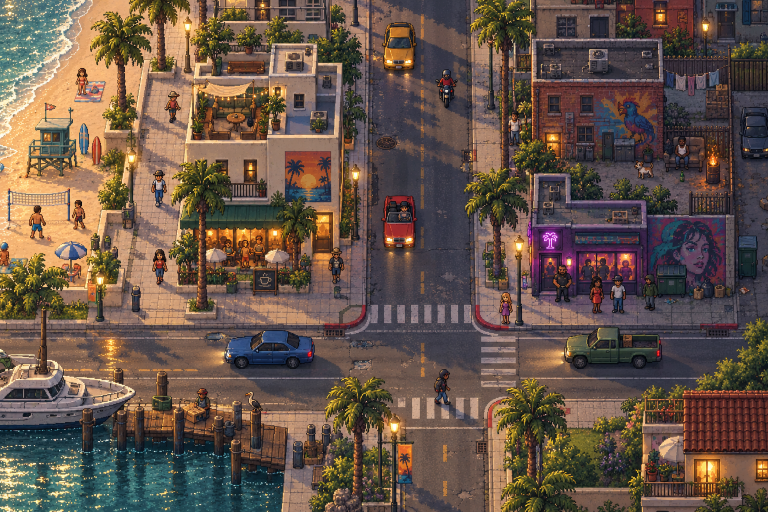
#> input picture docs/art-v2/targets/R1-F_beach-corner-golden.png, 1536 x 1024 px (shown at 1/2 size); its folder holds only this picture in this run
$ python extract_palette.py
#> lines starting #> are read from the running program, lines starting #| are printed output that depends on the picture
"""Art v2: derive a first master palette from the approved target images.

Samples every target in docs/art-v2/targets (R1-*), clusters the colours in CIELAB space
(k-means, k=64 by default), then groups the result into hue families sorted dark to light.
Writes docs/art-v2/palette-v0.json and a swatch sheet docs/art-v2/palette-v0.png.

    python3 tools/art2/extract_palette.py [k]
"""
import json, sys, glob, colorsys
import numpy as np
from PIL import Image, ImageDraw
from sklearn.cluster import KMeans

K = int(sys.argv[1]) if len(sys.argv) > 1 else 64
ROOT = 'docs/art-v2'

def srgb_to_lab(rgb):
    c = rgb / 255.0
    c = np.where(c <= 0.04045, c / 12.92, ((c + 0.055) / 1.055) ** 2.4)
    M = np.array([[0.4124, 0.3576, 0.1805], [0.2126, 0.7152, 0.0722], [0.0193, 0.1192, 0.9505]])
    xyz = c @ M.T / np.array([0.95047, 1.0, 1.08883])
    f = np.where(xyz > 0.008856, np.cbrt(xyz), 7.787 * xyz + 16 / 116)
    return np.stack([116 * f[:, 1] - 16, 500 * (f[:, 0] - f[:, 1]), 200 * (f[:, 1] - f[:, 2])], 1)

files = sorted(glob.glob(f'{ROOT}/targets/R1-*.png'))
px = []
rng = np.random.default_rng(1)
for f in files:
    im = np.asarray(Image.open(f).convert('RGB'), dtype=np.float64)
    if 'palette' in f:                       # skip the AI-drawn swatch rows; keep the material samples
        im = im[int(im.shape[0] * 0.31):]
    a = im.reshape(-1, 3)
    px.append(a[rng.choice(len(a), min(len(a), 120000), replace=False)])
px = np.concatenate(px)
lab = srgb_to_lab(px)
km = KMeans(n_clusters=K, n_init=4, random_state=0).fit(lab)
cent = np.array([px[km.labels_ == i].mean(0) for i in range(K)])
#> cent = 64 rows, first 8: [54.4, 64.61, 55.7], [119.4, 78.69, 53.2], [233, 171.7, 113.7], [110.3, 97.09, 104.7], [49.47, 48.45, 60.76], [197.7, 155.5, 126.6], [75.24, 117.9, 117], [101.6, 81, 74.81]
count = np.bincount(km.labels_, minlength=K)
#> count = 64 values, max 6724 at index 49, min 119 at index 35, mean 1875

FAMILIES = [('neutral', None), ('red', (345, 15)), ('orange', (15, 40)), ('yellow', (40, 70)), ('green', (70, 165)),
            ('cyan', (165, 200)), ('blue', (200, 255)), ('violet', (255, 300)), ('magenta', (300, 345))]
def family(c):
    h, l, s = colorsys.rgb_to_hls(*(c / 255))
    if s < 0.16 or (max(c) - min(c)) < 22: return 'neutral'
    hd = h * 360
    for name, rg in FAMILIES[1:]:
        lo, hi = rg
        if (lo <= hd < hi) if lo < hi else (hd >= lo or hd < hi): return name
    return 'neutral'
groups = {n: [] for n, _ in FAMILIES}
for c, n in zip(cent, count):
    groups[family(c)].append((float(colorsys.rgb_to_hls(*(c / 255))[1]), c, int(n)))
#> this loop made 64 passes
#> (c, n, h in family, l in family, s in family, hd in family) on passes 2, 3, 6, 7, 9, 11, 12, 13, 14, 16, 17, 18: ([119.4, 78.69, 53.2], 1335, 0.0642, 0.338, 0.384, 23.1), ([233, 171.7, 113.7], 2374, 0.081, 0.68, 0.73, 29.17), ([197.7, 155.5, 126.6], 2254, 0.0678, 0.636, 0.383, 24.41), ([75.24, 117.9, 117], 1604, 0.496, 0.379, 0.221, 178.7), ([136, 115, 42.15], 1198, 0.129, 0.349, 0.527, 46.53), ([101.2, 48.71, 44.56], 1779, 0.0122, 0.286, 0.389, 4.4), ([77.78, 73.5, 35.41], 2021, 0.15, 0.222, 0.374, 53.95), ([226.5, 184.5, 62.06], 601, 0.124, 0.566, 0.742, 44.68), ([193.5, 124.9, 61.23], 904, 0.0802, 0.499, 0.519, 28.88), ([239.4, 196.8, 146.5], 1138, 0.0903, 0.757, 0.748, 32.49), ([154.7, 122.5, 106.7], 3500, 0.0548, 0.513, 0.193, 19.72), ([106.3, 46.03, 72.36], 408, 0.927, 0.299, 0.396, 333.8)
#> (c, n, h in family, l in family, s in family) on passes 1, 4, 5, 8, 10, 15: ([54.4, 64.61, 55.7], 1111, 0.355, 0.233, 0.0858), ([110.3, 97.09, 104.7], 2486, 0.904, 0.407, 0.0639), ([49.47, 48.45, 60.76], 4387, 0.68, 0.214, 0.113), ([101.6, 81, 74.81], 5379, 0.0385, 0.346, 0.152), ([54.49, 45.68, 47.89], 2978, 0.958, 0.196, 0.088), ([32.98, 32.13, 41.5], 3439, 0.682, 0.144, 0.127)
out = {}
for k in groups: groups[k].sort(key=lambda t: t[0]); out[k] = ['#%02x%02x%02x' % tuple(int(round(v)) for v in c) for _, c, _ in groups[k]]
#> after the loop, out = 9 items
json.dump({'source': [f.split('/')[-1] for f in files], 'k': K, 'families': out}, open(f'{ROOT}/palette-v0.json', 'w'), indent=1)

S = 40
rows = [k for k in out if out[k]]
#> rows = ['neutral', 'red', 'orange', 'yellow', 'cyan', 'blue', 'violet', 'magenta']
W = 120 + S * max(len(out[k]) for k in rows)
#> W = 920
img = Image.new('RGB', (W, S * len(rows) + 10), (40, 40, 44))
d = ImageDraw.Draw(img)
for r, k in enumerate(rows):
    d.text((8, r * S + 14), k, fill=(220, 220, 220))
    for i, hx in enumerate(out[k]):
        d.rectangle([110 + i * S, r * S + 4, 110 + i * S + S - 4, r * S + S], fill=hx)
#> this loop made 8 passes
img.save(f'{ROOT}/palette-v0.png')
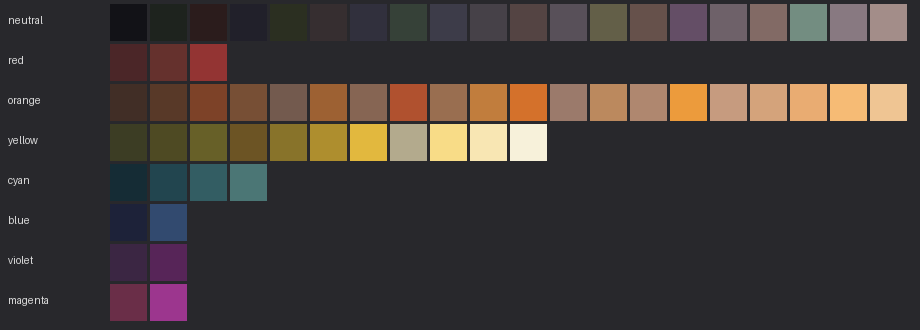
#> saved as palette-v0.png: PIL image 920x330 RGB; mean R, G, B 63.9, 56.7, 54.5
print({k: len(v) for k, v in out.items()})
#| {'neutral': 20, 'red': 3, 'orange': 20, 'yellow': 11, 'green': 0, 'cyan': 4, 'blue': 2, 'violet': 2, 'magenta': 2}

$ run again, on docs/art-v2/targets/R1-G_beach-corner-rain-night.png
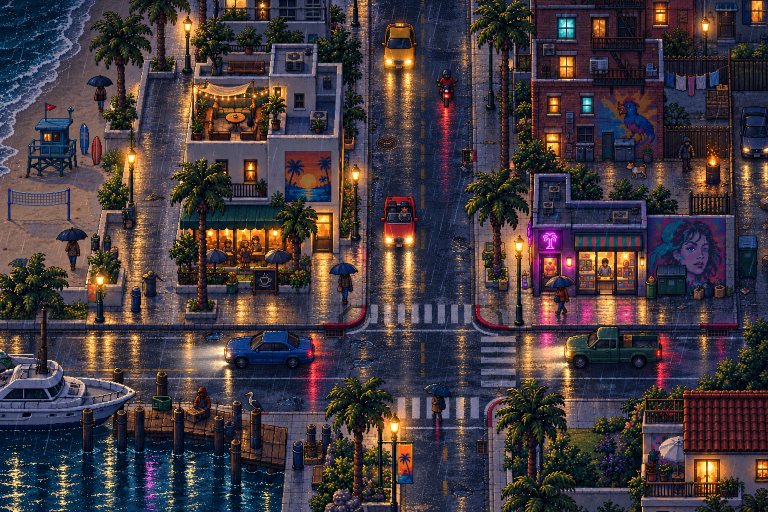
#> input picture docs/art-v2/targets/R1-G_beach-corner-rain-night.png, 1536 x 1024 px (shown at 1/2 size)
#> cent = 64 rows, first 8: [131.3, 88.04, 65.6], [52.38, 27.39, 44.06], [205.5, 145.2, 95.28], [71.46, 64.3, 78.66], [18.44, 29.08, 58.33], [6.73, 8.18, 14], [27.82, 40.38, 31.05], [125.2, 123.7, 149.7]
#> count = 64 values, max 8672 at index 5, min 95 at index 57, mean 1875
#> the loop `for c, n in zip(cent, count):` made 64 passes
#> (c, n, h in family, l in family, s in family, hd in family) on passes 1, 2, 3, 5, 9, 10, 11: ([131.3, 88.04, 65.6], 1611, 0.0569, 0.386, 0.334, 20.49), ([52.38, 27.39, 44.06], 2024, 0.889, 0.156, 0.313, 320), ([205.5, 145.2, 95.28], 1345, 0.0755, 0.59, 0.527, 27.19), ([18.44, 29.08, 58.33], 5013, 0.622, 0.151, 0.52, 224), ([155.1, 41, 54.39], 436, 0.98, 0.385, 0.582, 353), ([64.23, 68.37, 98.53], 3295, 0.647, 0.319, 0.211, 232.8), ([67.84, 37.24, 29.56], 1285, 0.0334, 0.191, 0.393, 12.04)
#> after the loop `for k in groups: groups[k].sort(key=lambda t: t[0]); out[k] = ['#%02x%..`: out = 9 items
#> rows = ['neutral', 'red', 'orange', 'yellow', 'green', 'cyan', 'blue', 'violet', 'magenta']
#> W = 760
#> the loop `for r, k in enumerate(rows):` made 9 passes
#> `img.save(f'{ROOT}/palette-v0.png')`:
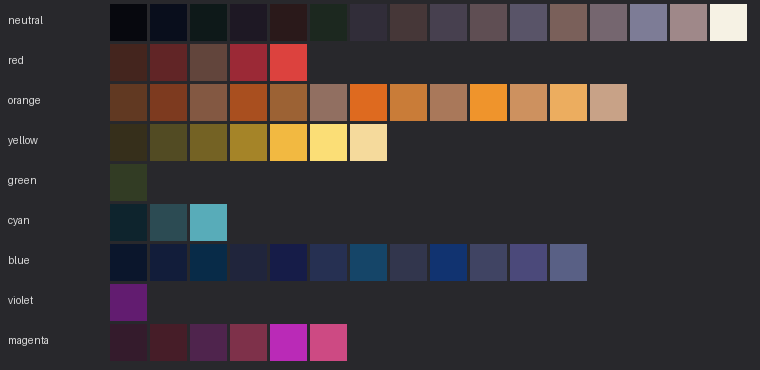
#> saved as palette-v0.png: PIL image 760x370 RGB; mean R, G, B 61.1, 52.8, 54.4
#| {'neutral': 16, 'red': 5, 'orange': 13, 'yellow': 7, 'green': 1, 'cyan': 3, 'blue': 12, 'violet': 1, 'magenta': 6}
